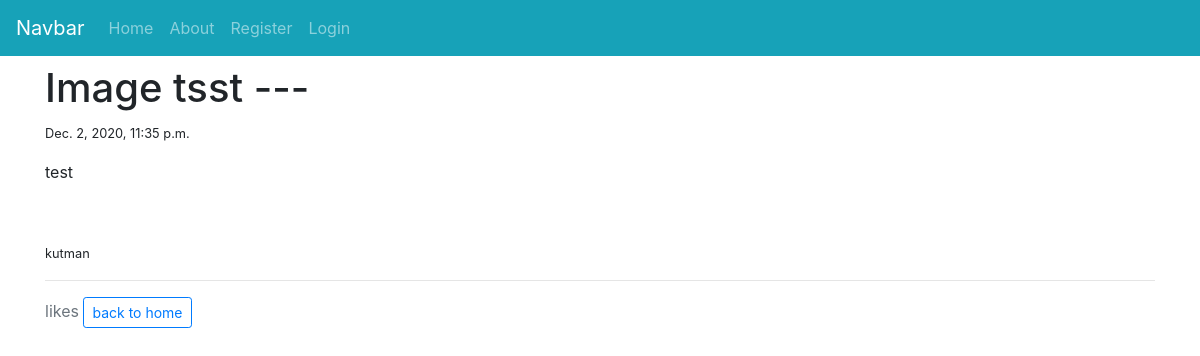
The app's page /category/sports/, older data.
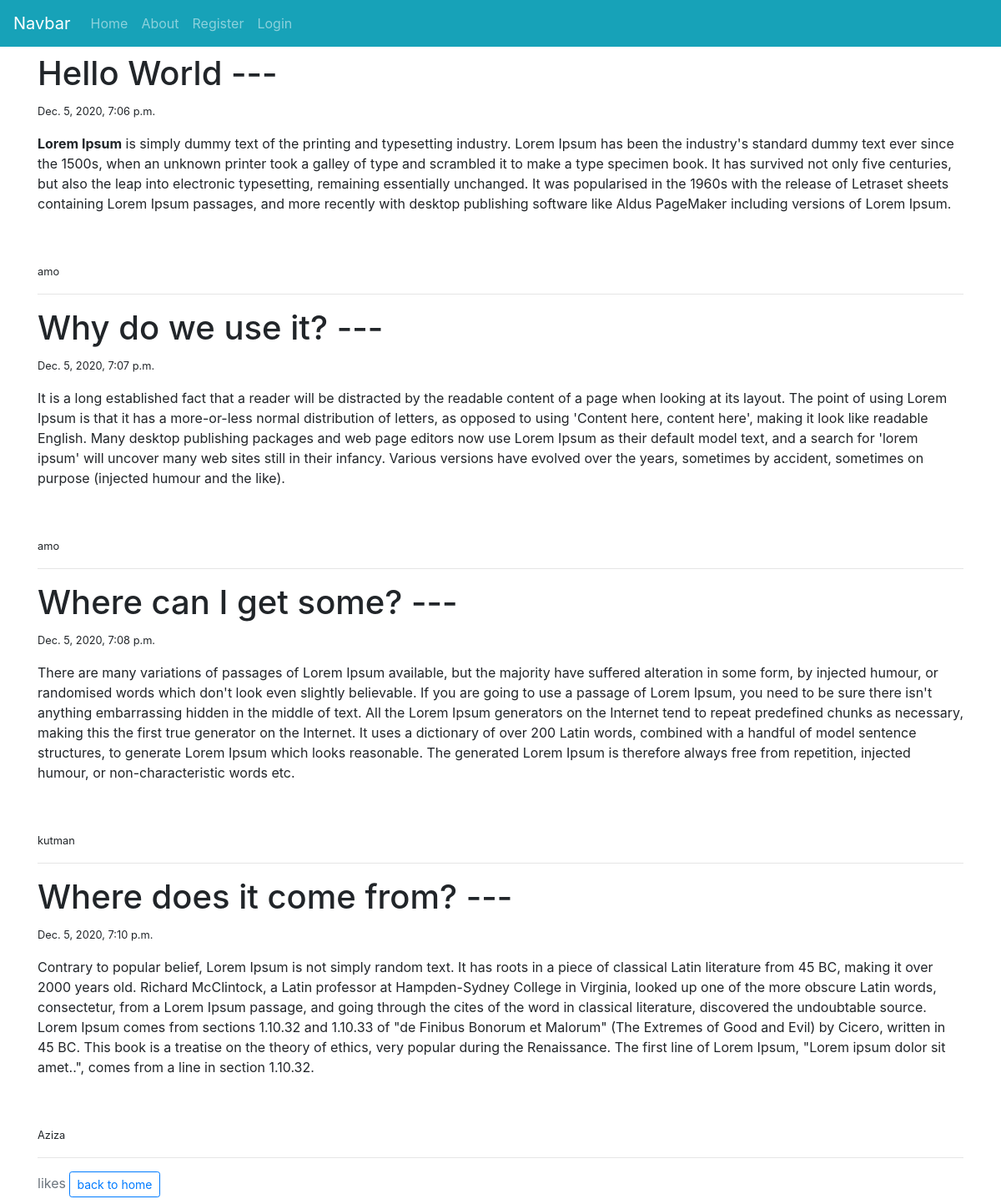
The same page, newer data.
### blog/models.py (models this page shows, shortened)
class Post(models.Model):
	title = models.CharField(max_length=200)
	snippet = models.CharField(max_length=300,null= True, blank=True)
	header_image = models.ImageField(null = True,blank = True, upload_to = 'images/')
	content = RichTextField(blank=True, null=True)
	posted = models.DateTimeField(default = timezone.now)
	author = models.ForeignKey(User, on_delete=models.CASCADE)
	category = models.CharField(max_length = 200, default = 'uncotegorized')
	likes = models.ManyToManyField(User, related_name='like_post')

### blog/views.py (the view)
# urls.py: path('category/<str:cats>/',CategoryView,name='category' ),
def CategoryView(request,cats):
	category_values = Post.objects.filter(category=cats.replace('-',' '))
	cat_menu = Category.objects.all()
	context = {'cats':cats,'category_values':category_values,'cat_menu':cat_menu}
	ordering = ['-posted']
	return render(request, 'blog/category.html',context)

### blog/templates/blog/category.html (shortened to what this page needs)
{% extends 'blog/base.html' %}
	{% block content %}
		{% if category_values %}
			{% for post in category_values %}
				<h1>
					{{post.title}} ---
				</h1>
				<small>{{post.posted}}</small><br>
				<p class="d-flex">{{post.content|safe}}<br></p>
				<small>{{post.author.username}}</small><br>
				<hr>
			{% endfor %}
		{% else %}
			<div class="alert alert-warning">
				sorry! no post with this category
			</div>
		{% endif %}
		{{total_likes}} <span class="text-muted">likes</span>
	<a href="{% url 'home' %}" class="btn btn-sm btn-outline-primary">back to home</a>
	{% endblock %}

Row changes from the older to the newer data that the page shows:
removed Post: title "Image tsst", posted "Dec. 2, 2020, 11:35 p.m.", content "test", author.username "kutman"
added Post: title "Hello World", posted "Dec. 5, 2020, 7:06 p.m.", content "Lorem Ipsum is simply dummy text of the printing and typesetting industry. Lorem Ipsum has been the industry's standard dummy text ever since the 1500s, when an unknown printer took a galley of type and scrambled it to make a type specimen book. It has survived not only five centuries, but also the leap into electronic typesetting, remaining essentially unchanged. It was popularised in the 1960s with the release of Letraset sheets containing Lorem Ipsum passages, and more recently with desktop publishing software like Aldus PageMaker including versions of Lorem Ipsum.", author.username "amo"
added Post: title "Why do we use it?", posted "Dec. 5, 2020, 7:07 p.m.", content "It is a long established fact that a reader will be distracted by the readable content of a page when looking at its layout. The point of using Lorem Ipsum is that it has a more-or-less normal distribution of letters, as opposed to using 'Content here, content here', making it look like readable English. Many desktop publishing packages and web page editors now use Lorem Ipsum as their default model text, and a search for 'lorem ipsum' will uncover many web sites still in their infancy. Various versions have evolved over the years, sometimes by accident, sometimes on purpose (injected humour and the like).", author.username "amo"
added Post: title "Where can I get some?", posted "Dec. 5, 2020, 7:08 p.m.", content "There are many variations of passages of Lorem Ipsum available, but the majority have suffered alteration in some form, by injected humour, or randomised words which don't look even slightly believable. If you are going to use a passage of Lorem Ipsum, you need to be sure there isn't anything embarrassing hidden in the middle of text. All the Lorem Ipsum generators on the Internet tend to repeat predefined chunks as necessary, making this the first true generator on the Internet. It uses a dictionary of over 200 Latin words, combined with a handful of model sentence structures, to generate Lorem Ipsum which looks reasonable. The generated Lorem Ipsum is therefore always free from…", author.username "kutman"
added Post: title "Where does it come from?", posted "Dec. 5, 2020, 7:10 p.m.", content "Contrary to popular belief, Lorem Ipsum is not simply random text. It has roots in a piece of classical Latin literature from 45 BC, making it over 2000 years old. Richard McClintock, a Latin professor at Hampden-Sydney College in Virginia, looked up one of the more obscure Latin words, consectetur, from a Lorem Ipsum passage, and going through the cites of the word in classical literature, discovered the undoubtable source. Lorem Ipsum comes from sections 1.10.32 and 1.10.33 of \"de Finibus Bonorum et Malorum\" (The Extremes of Good and Evil) by Cicero, written in 45 BC. This book is a treatise on the theory of ethics, very popular during the Renaissance. The first line of Lorem Ipsum,…", author.username "Aziza"
